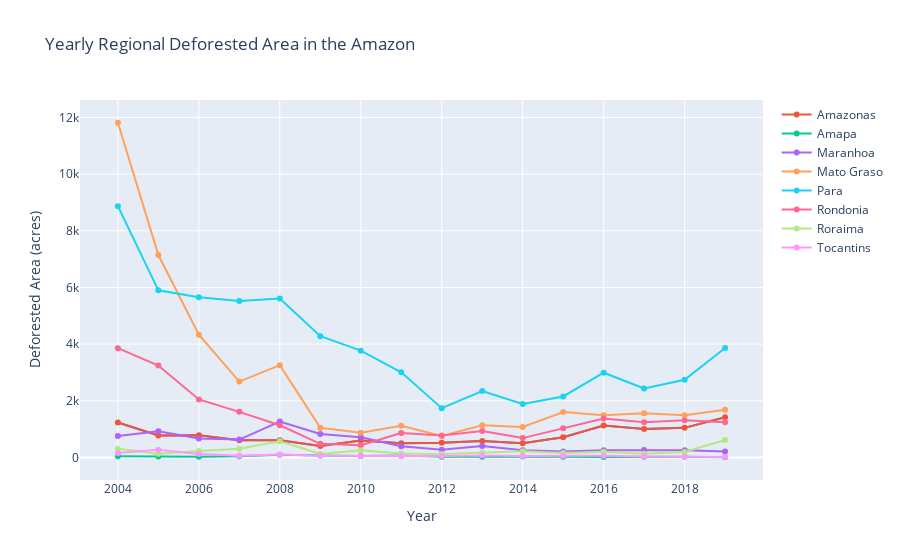

Notebook source saved alongside this figure:
### Markdown cell above
### 2. Line graph with each Amazonian Region's Deforestation Area

### Code cell
fig2 = px.line(df, x='YEAR', y = 'AMAZONAS',
               labels = dict(AMAZONAS='Deforested Area (acres)', YEAR = 'Year'),
               title = "Yearly Regional Deforested Area in the Amazon")
fig2.add_scatter(x = df['YEAR'], y = df['AMAZONAS'], name = 'Amazonas')
fig2.add_scatter(x = df['YEAR'], y = df['AMAPA'], name = 'Amapa' )
fig2.add_scatter(x = df['YEAR'], y = df['MARANHAO'], name = 'Maranhoa')
fig2.add_scatter(x = df['YEAR'], y = df['MATO GROSSO'], name = 'Mato Graso')
fig2.add_scatter(x = df['YEAR'], y = df['PARA'], name = 'Para')
fig2.add_scatter(x = df['YEAR'], y = df['RONDONIA'], name = 'Rondonia')
fig2.add_scatter(x = df['YEAR'], y = df['RORAIMA'], name = 'Roraima')
fig2.add_scatter(x = df['YEAR'], y = df['TOCANTINS'], name = 'Tocantins')

fig2.show()

### Figure 1 — Plotly figure (JSON) as saved in the notebook; plotly's stock layout.template omitted (floating-point values rounded to 4 significant figures)
{"data": [{"hovertemplate": "Year=%{x}<br>Deforested Area (acres)=%{y}<extra></extra>", "legendgroup": "", "line": {"color": "#636efa", "dash": "solid"}, "marker": {"symbol": "circle"}, "mode": "lines", "name": "", "orientation": "v", "showlegend": false, "type": "scatter", "x": [2004, 2005, 2006, 2007, 2008, 2009, 2010, 2011, 2012, 2013, 2014, 2015, 2016, 2017, 2018, 2019], "xaxis": "x", "y": [1232, 775, 788, 610, 604, 405, 595, 502, 523, 583, 500, 712, 1129, 1001, 1045, 1421], "yaxis": "y"}, {"name": "Amazonas", "type": "scatter", "x": [2004, 2005, 2006, 2007, 2008, 2009, 2010, 2011, 2012, 2013, 2014, 2015, 2016, 2017, 2018, 2019], "y": [1232, 775, 788, 610, 604, 405, 595, 502, 523, 583, 500, 712, 1129, 1001, 1045, 1421]}, {"name": "Amapa", "type": "scatter", "x": [2004, 2005, 2006, 2007, 2008, 2009, 2010, 2011, 2012, 2013, 2014, 2015, 2016, 2017, 2018, 2019], "y": [46, 33, 30, 39, 100, 70, 53, 66, 27, 23, 31, 25, 17, 24, 24, 8]}, {"name": "Maranhoa", "type": "scatter", "x": [2004, 2005, 2006, 2007, 2008, 2009, 2010, 2011, 2012, 2013, 2014, 2015, 2016, 2017, 2018, 2019], "y": [755, 922, 674, 631, 1271, 828, 712, 396, 269, 403, 257, 209, 258, 265, 253, 215]}, {"name": "Mato Graso", "type": "scatter", "x": [2004, 2005, 2006, 2007, 2008, 2009, 2010, 2011, 2012, 2013, 2014, 2015, 2016, 2017, 2018, 2019], "y": [11814, 7145, 4333, 2678, 3258, 1049, 871, 1120, 757, 1139, 1075, 1601, 1489, 1561, 1490, 1685]}, {"name": "Para", "type": "scatter", "x": [2004, 2005, 2006, 2007, 2008, 2009, 2010, 2011, 2012, 2013, 2014, 2015, 2016, 2017, 2018, 2019], "y": [8870, 5899, 5659, 5526, 5607, 4281, 3770, 3008, 1741, 2346, 1887, 2153, 2992, 2433, 2744, 3862]}, {"name": "Rondonia", "type": "scatter", "x": [2004, 2005, 2006, 2007, 2008, 2009, 2010, 2011, 2012, 2013, 2014, 2015, 2016, 2017, 2018, 2019], "y": [3858, 3244, 2049, 1611, 1136, 482, 435, 865, 773, 932, 684, 1030, 1376, 1243, 1316, 1245]}, {"name": "Roraima", "type": "scatter", "x": [2004, 2005, 2006, 2007, 2008, 2009, 2010, 2011, 2012, 2013, 2014, 2015, 2016, 2017, 2018, 2019], "y": [311, 133, 231, 309, 574, 121, 256, 141, 124, 170, 219, 156, 202, 132, 195, 617]}, {"name": "Tocantins", "type": "scatter", "x": [2004, 2005, 2006, 2007, 2008, 2009, 2010, 2011, 2012, 2013, 2014, 2015, 2016, 2017, 2018, 2019], "y": [158, 271, 124, 63, 107, 61, 49, 40, 52, 74, 50, 57, 58, 31, 25, 21]}], "layout": {"legend": {"tracegroupgap": 0}, "title": {"text": "Yearly Regional Deforested Area in the Amazon"}, "xaxis": {"anchor": "y", "domain": [0, 1], "title": {"text": "Year"}}, "yaxis": {"anchor": "x", "domain": [0, 1], "title": {"text": "Deforested Area (acres)"}}}}
